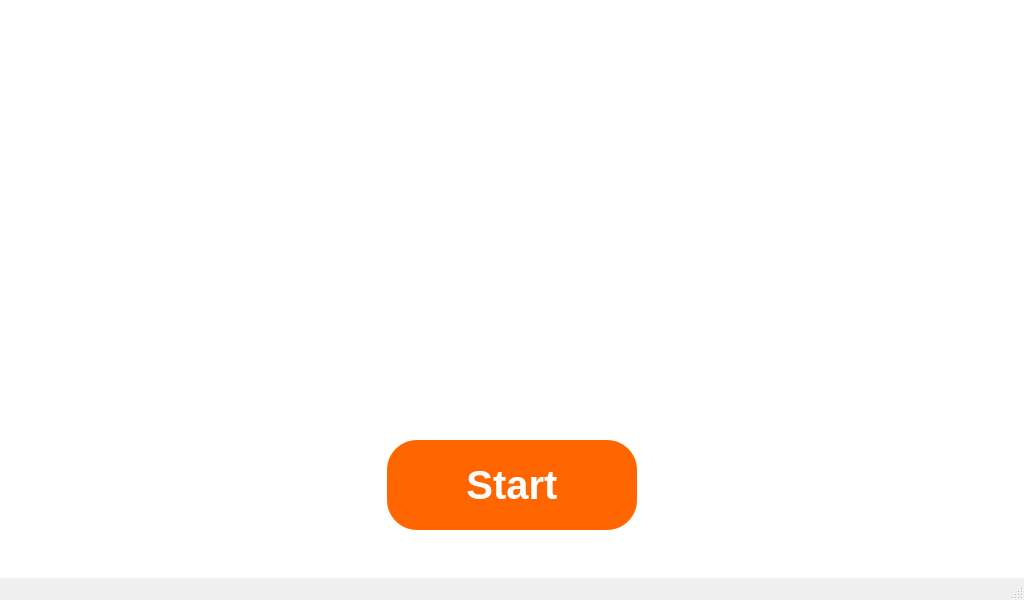
<?xml version="1.0" encoding="UTF-8"?>
<ui version="4.0">
 <class>MainWindow</class>
 <widget class="QMainWindow" name="MainWindow">
  <property name="geometry">
   <rect>
    <x>0</x>
    <y>0</y>
    <width>1024</width>
    <height>600</height>
   </rect>
  </property>
  <property name="windowTitle">
   <string>MainWindow</string>
  </property>
  <widget class="QWidget" name="centralwidget">
   <widget class="QGroupBox" name="grp1">
    <property name="geometry">
     <rect>
      <x>0</x>
      <y>0</y>
      <width>1024</width>
      <height>600</height>
     </rect>
    </property>
    <property name="font">
     <font>
      <weight>75</weight>
      <bold>true</bold>
     </font>
    </property>
    <property name="title">
     <string/>
    </property>
    <property name="flat">
     <bool>false</bool>
    </property>
    <widget class="QLabel" name="btnStart">
     <property name="geometry">
      <rect>
       <x>387</x>
       <y>440</y>
       <width>250</width>
       <height>90</height>
      </rect>
     </property>
     <property name="font">
      <font>
       <pointsize>30</pointsize>
       <weight>75</weight>
       <bold>true</bold>
      </font>
     </property>
     <property name="styleSheet">
      <string notr="true">background-color: rgb(255, 102, 0);
border-radius:30px;
color: #ffffff;</string>
     </property>
     <property name="frameShape">
      <enum>QFrame::Box</enum>
     </property>
     <property name="text">
      <string>Start</string>
     </property>
     <property name="alignment">
      <set>Qt::AlignCenter</set>
     </property>
    </widget>
    <widget class="QLabel" name="label_2">
     <property name="geometry">
      <rect>
       <x>212</x>
       <y>20</y>
       <width>600</width>
       <height>400</height>
      </rect>
     </property>
     <property name="frameShape">
      <enum>QFrame::NoFrame</enum>
     </property>
     <property name="text">
      <string/>
     </property>
     <property name="pixmap">
      <pixmap>images/homepage2.jpg</pixmap>
     </property>
     <property name="scaledContents">
      <bool>true</bool>
     </property>
     <property name="alignment">
      <set>Qt::AlignCenter</set>
     </property>
    </widget>
    <widget class="QFrame" name="frame">
     <property name="geometry">
      <rect>
       <x>0</x>
       <y>0</y>
       <width>1024</width>
       <height>600</height>
      </rect>
     </property>
     <property name="styleSheet">
      <string notr="true">background-color: #ffffff;</string>
     </property>
     <property name="frameShape">
      <enum>QFrame::NoFrame</enum>
     </property>
     <property name="frameShadow">
      <enum>QFrame::Plain</enum>
     </property>
    </widget>
    <zorder>frame</zorder>
    <zorder>btnStart</zorder>
    <zorder>label_2</zorder>
   </widget>
  </widget>
  <widget class="QMenuBar" name="menubar">
   <property name="geometry">
    <rect>
     <x>0</x>
     <y>0</y>
     <width>1024</width>
     <height>26</height>
    </rect>
   </property>
  </widget>
  <widget class="QStatusBar" name="statusbar"/>
 </widget>
 <resources/>
 <connections/>
</ui>
